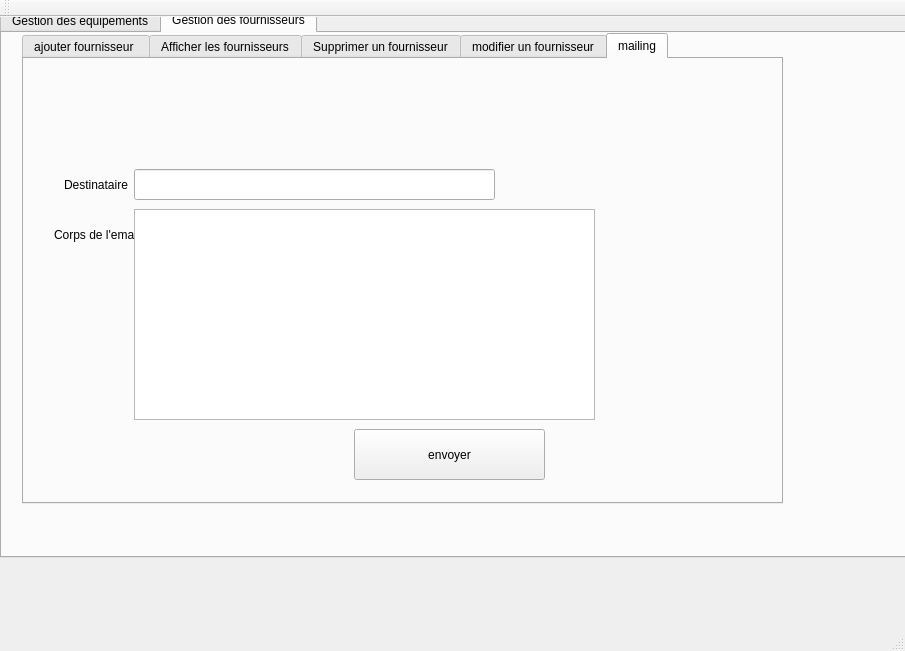
<?xml version="1.0" encoding="UTF-8"?>
<ui version="4.0">
 <class>MainWindow</class>
 <widget class="QMainWindow" name="MainWindow">
  <property name="geometry">
   <rect>
    <x>0</x>
    <y>0</y>
    <width>905</width>
    <height>651</height>
   </rect>
  </property>
  <property name="windowTitle">
   <string>EZdoc</string>
  </property>
  <property name="styleSheet">
   <string notr="true"/>
  </property>
  <widget class="QWidget" name="centralWidget">
   <widget class="QTabWidget" name="tabWidget_2">
    <property name="geometry">
     <rect>
      <x>0</x>
      <y>-10</y>
      <width>911</width>
      <height>551</height>
     </rect>
    </property>
    <property name="styleSheet">
     <string notr="true"/>
    </property>
    <property name="currentIndex">
     <number>1</number>
    </property>
    <widget class="QWidget" name="tab_4">
     <attribute name="title">
      <string>Gestion des equipements</string>
     </attribute>
     <widget class="QTabWidget" name="tabWidget">
      <property name="geometry">
       <rect>
        <x>0</x>
        <y>0</y>
        <width>911</width>
        <height>471</height>
       </rect>
      </property>
      <property name="styleSheet">
       <string notr="true"/>
      </property>
      <property name="currentIndex">
       <number>0</number>
      </property>
      <widget class="QWidget" name="tab">
       <attribute name="title">
        <string>Ajouter un equipement</string>
       </attribute>
       <widget class="QLabel" name="label">
        <property name="geometry">
         <rect>
          <x>20</x>
          <y>10</y>
          <width>191</width>
          <height>71</height>
         </rect>
        </property>
        <property name="font">
         <font>
          <pointsize>14</pointsize>
          <weight>75</weight>
          <bold>true</bold>
          <underline>true</underline>
         </font>
        </property>
        <property name="text">
         <string>&lt;html&gt;&lt;head/&gt;&lt;body&gt;&lt;p align=&quot;center&quot;&gt;&lt;span style=&quot; color:#0d0d0d;&quot;&gt;REFERENCE :&lt;/span&gt;&lt;/p&gt;&lt;/body&gt;&lt;/html&gt;</string>
        </property>
       </widget>
       <widget class="QLabel" name="label_2">
        <property name="geometry">
         <rect>
          <x>20</x>
          <y>90</y>
          <width>191</width>
          <height>71</height>
         </rect>
        </property>
        <property name="font">
         <font>
          <pointsize>14</pointsize>
          <weight>75</weight>
          <bold>true</bold>
          <underline>true</underline>
         </font>
        </property>
        <property name="text">
         <string>&lt;html&gt;&lt;head/&gt;&lt;body&gt;&lt;p align=&quot;center&quot;&gt;&lt;span style=&quot; color:#141414;&quot;&gt;NOM :&lt;/span&gt;&lt;/p&gt;&lt;/body&gt;&lt;/html&gt;</string>
        </property>
       </widget>
       <widget class="QLabel" name="label_3">
        <property name="geometry">
         <rect>
          <x>10</x>
          <y>170</y>
          <width>201</width>
          <height>71</height>
         </rect>
        </property>
        <property name="font">
         <font>
          <pointsize>14</pointsize>
          <weight>75</weight>
          <bold>true</bold>
          <underline>true</underline>
         </font>
        </property>
        <property name="text">
         <string>&lt;html&gt;&lt;head/&gt;&lt;body&gt;&lt;p align=&quot;center&quot;&gt;&lt;span style=&quot; color:#151515;&quot;&gt;TYPE :&lt;/span&gt;&lt;/p&gt;&lt;/body&gt;&lt;/html&gt;</string>
        </property>
       </widget>
       <widget class="QLineEdit" name="lineEdit_1">
        <property name="geometry">
         <rect>
          <x>270</x>
          <y>30</y>
          <width>251</width>
          <height>41</height>
         </rect>
        </property>
       </widget>
       <widget class="QLineEdit" name="lineEdit_2">
        <property name="geometry">
         <rect>
          <x>270</x>
          <y>109</y>
          <width>251</width>
          <height>41</height>
         </rect>
        </property>
       </widget>
       <widget class="QLineEdit" name="lineEdit_3">
        <property name="geometry">
         <rect>
          <x>272</x>
          <y>189</y>
          <width>251</width>
          <height>41</height>
         </rect>
        </property>
       </widget>
       <widget class="QPushButton" name="pb_ajouter">
        <property name="geometry">
         <rect>
          <x>590</x>
          <y>360</y>
          <width>171</width>
          <height>71</height>
         </rect>
        </property>
        <property name="font">
         <font/>
        </property>
        <property name="text">
         <string>Ajouter</string>
        </property>
       </widget>
       <widget class="QLabel" name="label_5">
        <property name="geometry">
         <rect>
          <x>20</x>
          <y>240</y>
          <width>191</width>
          <height>121</height>
         </rect>
        </property>
        <property name="text">
         <string>&lt;html&gt;&lt;head/&gt;&lt;body&gt;&lt;p align=&quot;center&quot;&gt;&lt;span style=&quot; font-size:14pt; font-weight:600; text-decoration: underline; color:#1b1b1b;&quot;&gt;ID_FOURNISSEUR :&lt;/span&gt;&lt;/p&gt;&lt;/body&gt;&lt;/html&gt;</string>
        </property>
       </widget>
       <widget class="QComboBox" name="id_combobox">
        <property name="geometry">
         <rect>
          <x>270</x>
          <y>280</y>
          <width>261</width>
          <height>41</height>
         </rect>
        </property>
       </widget>
       <widget class="QLabel" name="label_17">
        <property name="geometry">
         <rect>
          <x>20</x>
          <y>340</y>
          <width>201</width>
          <height>121</height>
         </rect>
        </property>
        <property name="text">
         <string>&lt;html&gt;&lt;head/&gt;&lt;body&gt;&lt;p align=&quot;center&quot;&gt;&lt;span style=&quot; font-size:14pt; font-weight:600; text-decoration: underline; color:#151515;&quot;&gt;PAYS :&lt;/span&gt;&lt;/p&gt;&lt;/body&gt;&lt;/html&gt;</string>
        </property>
       </widget>
       <widget class="QRadioButton" name="radioButton">
        <property name="geometry">
         <rect>
          <x>290</x>
          <y>370</y>
          <width>82</width>
          <height>17</height>
         </rect>
        </property>
        <property name="text">
         <string>Tunis</string>
        </property>
       </widget>
       <widget class="QRadioButton" name="radioButton_2">
        <property name="geometry">
         <rect>
          <x>440</x>
          <y>370</y>
          <width>82</width>
          <height>17</height>
         </rect>
        </property>
        <property name="text">
         <string>Importé</string>
        </property>
       </widget>
       <widget class="QLabel" name="label_27">
        <property name="geometry">
         <rect>
          <x>-250</x>
          <y>-130</y>
          <width>1361</width>
          <height>751</height>
         </rect>
        </property>
        <property name="text">
         <string>TextLabel</string>
        </property>
       </widget>
       <widget class="QSlider" name="verticalSlider">
        <property name="geometry">
         <rect>
          <x>610</x>
          <y>140</y>
          <width>22</width>
          <height>160</height>
         </rect>
        </property>
        <property name="orientation">
         <enum>Qt::Vertical</enum>
        </property>
       </widget>
       <widget class="QPushButton" name="pushButton_4">
        <property name="geometry">
         <rect>
          <x>650</x>
          <y>290</y>
          <width>75</width>
          <height>23</height>
         </rect>
        </property>
        <property name="text">
         <string>play</string>
        </property>
       </widget>
       <widget class="QPushButton" name="pushButton_5">
        <property name="geometry">
         <rect>
          <x>730</x>
          <y>290</y>
          <width>75</width>
          <height>23</height>
         </rect>
        </property>
        <property name="text">
         <string>pause</string>
        </property>
       </widget>
       <zorder>label_27</zorder>
       <zorder>label_2</zorder>
       <zorder>label_3</zorder>
       <zorder>lineEdit_1</zorder>
       <zorder>lineEdit_2</zorder>
       <zorder>lineEdit_3</zorder>
       <zorder>pb_ajouter</zorder>
       <zorder>label_5</zorder>
       <zorder>id_combobox</zorder>
       <zorder>label</zorder>
       <zorder>label_17</zorder>
       <zorder>radioButton</zorder>
       <zorder>radioButton_2</zorder>
       <zorder>verticalSlider</zorder>
       <zorder>pushButton_4</zorder>
       <zorder>pushButton_5</zorder>
      </widget>
      <widget class="QWidget" name="tab_2">
       <attribute name="title">
        <string>Afficher les equipements</string>
       </attribute>
       <widget class="QTableView" name="tabetudiant">
        <property name="geometry">
         <rect>
          <x>20</x>
          <y>50</y>
          <width>691</width>
          <height>341</height>
         </rect>
        </property>
       </widget>
       <widget class="QLineEdit" name="lineEdit_16">
        <property name="geometry">
         <rect>
          <x>20</x>
          <y>10</y>
          <width>121</width>
          <height>31</height>
         </rect>
        </property>
        <property name="text">
         <string/>
        </property>
       </widget>
       <widget class="QCheckBox" name="checkBox">
        <property name="geometry">
         <rect>
          <x>150</x>
          <y>10</y>
          <width>441</width>
          <height>31</height>
         </rect>
        </property>
        <property name="minimumSize">
         <size>
          <width>161</width>
          <height>17</height>
         </size>
        </property>
        <property name="font">
         <font>
          <pointsize>20</pointsize>
          <weight>75</weight>
          <bold>true</bold>
          <underline>true</underline>
         </font>
        </property>
        <property name="autoFillBackground">
         <bool>false</bool>
        </property>
        <property name="styleSheet">
         <string notr="true"/>
        </property>
        <property name="text">
         <string>tri croissant ou décroissant</string>
        </property>
       </widget>
       <widget class="QPushButton" name="pushButton_3">
        <property name="geometry">
         <rect>
          <x>630</x>
          <y>20</y>
          <width>75</width>
          <height>23</height>
         </rect>
        </property>
        <property name="text">
         <string>STAT</string>
        </property>
       </widget>
       <widget class="QLabel" name="label_28">
        <property name="geometry">
         <rect>
          <x>-250</x>
          <y>-110</y>
          <width>1361</width>
          <height>731</height>
         </rect>
        </property>
        <property name="text">
         <string>TextLabel</string>
        </property>
       </widget>
       <zorder>label_28</zorder>
       <zorder>tabetudiant</zorder>
       <zorder>lineEdit_16</zorder>
       <zorder>checkBox</zorder>
       <zorder>pushButton_3</zorder>
      </widget>
      <widget class="QWidget" name="tab_3">
       <attribute name="title">
        <string>Supprimer un equipement</string>
       </attribute>
       <widget class="QLabel" name="label_4">
        <property name="geometry">
         <rect>
          <x>20</x>
          <y>30</y>
          <width>141</width>
          <height>61</height>
         </rect>
        </property>
        <property name="font">
         <font>
          <pointsize>16</pointsize>
          <weight>75</weight>
          <bold>true</bold>
          <underline>true</underline>
         </font>
        </property>
        <property name="text">
         <string>&lt;html&gt;&lt;head/&gt;&lt;body&gt;&lt;p align=&quot;center&quot;&gt;&lt;span style=&quot; color:#191919;&quot;&gt;reference :&lt;/span&gt;&lt;/p&gt;&lt;/body&gt;&lt;/html&gt;</string>
        </property>
       </widget>
       <widget class="QPushButton" name="pb_supprimer">
        <property name="geometry">
         <rect>
          <x>240</x>
          <y>150</y>
          <width>171</width>
          <height>61</height>
         </rect>
        </property>
        <property name="text">
         <string>Supprimer</string>
        </property>
       </widget>
       <widget class="QComboBox" name="comboBox_3">
        <property name="geometry">
         <rect>
          <x>180</x>
          <y>50</y>
          <width>201</width>
          <height>31</height>
         </rect>
        </property>
       </widget>
       <widget class="QLineEdit" name="sup_ref">
        <property name="enabled">
         <bool>false</bool>
        </property>
        <property name="geometry">
         <rect>
          <x>430</x>
          <y>50</y>
          <width>71</width>
          <height>20</height>
         </rect>
        </property>
       </widget>
       <widget class="QLabel" name="label_29">
        <property name="geometry">
         <rect>
          <x>-250</x>
          <y>-140</y>
          <width>1361</width>
          <height>761</height>
         </rect>
        </property>
        <property name="text">
         <string>TextLabel</string>
        </property>
       </widget>
       <zorder>label_29</zorder>
       <zorder>label_4</zorder>
       <zorder>pb_supprimer</zorder>
       <zorder>comboBox_3</zorder>
       <zorder>sup_ref</zorder>
      </widget>
      <widget class="QWidget" name="tab_9">
       <attribute name="title">
        <string>modifier un equipement</string>
       </attribute>
       <widget class="QLabel" name="label_11">
        <property name="geometry">
         <rect>
          <x>30</x>
          <y>40</y>
          <width>141</width>
          <height>51</height>
         </rect>
        </property>
        <property name="font">
         <font>
          <pointsize>14</pointsize>
          <weight>75</weight>
          <bold>true</bold>
          <underline>true</underline>
         </font>
        </property>
        <property name="styleSheet">
         <string notr="true"/>
        </property>
        <property name="text">
         <string>&lt;html&gt;&lt;head/&gt;&lt;body&gt;&lt;p&gt;&lt;span style=&quot; color:#0f0f0f;&quot;&gt;Reference :&lt;/span&gt;&lt;/p&gt;&lt;/body&gt;&lt;/html&gt;</string>
        </property>
       </widget>
       <widget class="QLabel" name="label_12">
        <property name="geometry">
         <rect>
          <x>30</x>
          <y>250</y>
          <width>151</width>
          <height>51</height>
         </rect>
        </property>
        <property name="font">
         <font>
          <pointsize>14</pointsize>
          <weight>75</weight>
          <bold>true</bold>
          <underline>true</underline>
         </font>
        </property>
        <property name="text">
         <string>&lt;html&gt;&lt;head/&gt;&lt;body&gt;&lt;p&gt;&lt;span style=&quot; color:#0f0f0f;&quot;&gt;ID_fournisseur :&lt;/span&gt;&lt;/p&gt;&lt;/body&gt;&lt;/html&gt;</string>
        </property>
       </widget>
       <widget class="QLineEdit" name="lineEdit_9">
        <property name="geometry">
         <rect>
          <x>260</x>
          <y>190</y>
          <width>191</width>
          <height>31</height>
         </rect>
        </property>
       </widget>
       <widget class="QLabel" name="label_13">
        <property name="geometry">
         <rect>
          <x>70</x>
          <y>110</y>
          <width>131</width>
          <height>51</height>
         </rect>
        </property>
        <property name="font">
         <font>
          <pointsize>14</pointsize>
          <weight>75</weight>
          <bold>true</bold>
          <underline>true</underline>
         </font>
        </property>
        <property name="text">
         <string>&lt;html&gt;&lt;head/&gt;&lt;body&gt;&lt;p&gt;&lt;span style=&quot; color:#121212;&quot;&gt;Nom :&lt;/span&gt;&lt;/p&gt;&lt;/body&gt;&lt;/html&gt;</string>
        </property>
       </widget>
       <widget class="QLineEdit" name="lineEdit_10">
        <property name="geometry">
         <rect>
          <x>260</x>
          <y>120</y>
          <width>191</width>
          <height>31</height>
         </rect>
        </property>
       </widget>
       <widget class="QLabel" name="label_14">
        <property name="geometry">
         <rect>
          <x>70</x>
          <y>170</y>
          <width>131</width>
          <height>81</height>
         </rect>
        </property>
        <property name="font">
         <font>
          <pointsize>14</pointsize>
          <weight>75</weight>
          <bold>true</bold>
          <underline>true</underline>
         </font>
        </property>
        <property name="text">
         <string>&lt;html&gt;&lt;head/&gt;&lt;body&gt;&lt;p&gt;&lt;span style=&quot; color:#1b1b1b;&quot;&gt;Type :&lt;/span&gt;&lt;/p&gt;&lt;/body&gt;&lt;/html&gt;</string>
        </property>
       </widget>
       <widget class="QPushButton" name="pushButton">
        <property name="geometry">
         <rect>
          <x>520</x>
          <y>320</y>
          <width>131</width>
          <height>51</height>
         </rect>
        </property>
        <property name="font">
         <font/>
        </property>
        <property name="text">
         <string> modifier</string>
        </property>
       </widget>
       <widget class="QComboBox" name="comboBox_2">
        <property name="geometry">
         <rect>
          <x>260</x>
          <y>50</y>
          <width>191</width>
          <height>31</height>
         </rect>
        </property>
       </widget>
       <widget class="QComboBox" name="combo_id">
        <property name="geometry">
         <rect>
          <x>260</x>
          <y>261</y>
          <width>191</width>
          <height>31</height>
         </rect>
        </property>
       </widget>
       <widget class="QLabel" name="label_25">
        <property name="geometry">
         <rect>
          <x>-60</x>
          <y>-30</y>
          <width>1361</width>
          <height>721</height>
         </rect>
        </property>
        <property name="text">
         <string>TextLabel</string>
        </property>
       </widget>
       <widget class="QLabel" name="label_26">
        <property name="geometry">
         <rect>
          <x>0</x>
          <y>300</y>
          <width>201</width>
          <height>71</height>
         </rect>
        </property>
        <property name="text">
         <string>&lt;html&gt;&lt;head/&gt;&lt;body&gt;&lt;p align=&quot;center&quot;&gt;&lt;span style=&quot; font-size:14pt; font-weight:600; text-decoration: underline; color:#121212;&quot;&gt;PAYS :&lt;/span&gt;&lt;/p&gt;&lt;/body&gt;&lt;/html&gt;</string>
        </property>
       </widget>
       <widget class="QRadioButton" name="radioButton_3">
        <property name="geometry">
         <rect>
          <x>240</x>
          <y>340</y>
          <width>82</width>
          <height>17</height>
         </rect>
        </property>
        <property name="text">
         <string>Tunis</string>
        </property>
       </widget>
       <widget class="QRadioButton" name="radioButton_4">
        <property name="geometry">
         <rect>
          <x>380</x>
          <y>340</y>
          <width>82</width>
          <height>17</height>
         </rect>
        </property>
        <property name="text">
         <string>Importé</string>
        </property>
       </widget>
       <zorder>label_25</zorder>
       <zorder>label_12</zorder>
       <zorder>lineEdit_9</zorder>
       <zorder>label_13</zorder>
       <zorder>lineEdit_10</zorder>
       <zorder>label_14</zorder>
       <zorder>pushButton</zorder>
       <zorder>comboBox_2</zorder>
       <zorder>combo_id</zorder>
       <zorder>label_11</zorder>
       <zorder>label_26</zorder>
       <zorder>radioButton_3</zorder>
       <zorder>radioButton_4</zorder>
      </widget>
      <widget class="QWidget" name="tab_19">
       <attribute name="title">
        <string>envoyer des  mails</string>
       </attribute>
       <widget class="QWidget" name="layoutWidget">
        <property name="geometry">
         <rect>
          <x>250</x>
          <y>370</y>
          <width>164</width>
          <height>25</height>
         </rect>
        </property>
        <layout class="QHBoxLayout" name="horizontalLayout">
         <item>
          <spacer name="horizontalSpacer">
           <property name="orientation">
            <enum>Qt::Horizontal</enum>
           </property>
           <property name="sizeHint" stdset="0">
            <size>
             <width>40</width>
             <height>20</height>
            </size>
           </property>
          </spacer>
         </item>
         <item>
          <widget class="QPushButton" name="sendBtn">
           <property name="text">
            <string>Send</string>
           </property>
          </widget>
         </item>
         <item>
          <widget class="QPushButton" name="exitBtn">
           <property name="text">
            <string>Exit</string>
           </property>
          </widget>
         </item>
        </layout>
       </widget>
       <widget class="QWidget" name="layoutWidget_2">
        <property name="geometry">
         <rect>
          <x>50</x>
          <y>0</y>
          <width>591</width>
          <height>368</height>
         </rect>
        </property>
        <layout class="QFormLayout" name="formLayout">
         <property name="fieldGrowthPolicy">
          <enum>QFormLayout::ExpandingFieldsGrow</enum>
         </property>
         <property name="rowWrapPolicy">
          <enum>QFormLayout::WrapLongRows</enum>
         </property>
         <property name="verticalSpacing">
          <number>9</number>
         </property>
         <item row="0" column="0">
          <widget class="QLabel" name="label_42">
           <property name="text">
            <string>Smtp-server:</string>
           </property>
          </widget>
         </item>
         <item row="0" column="1">
          <widget class="QLineEdit" name="server">
           <property name="text">
            <string>smtp.gmail.com</string>
           </property>
          </widget>
         </item>
         <item row="1" column="0">
          <widget class="QLabel" name="label_43">
           <property name="text">
            <string>Server port:</string>
           </property>
          </widget>
         </item>
         <item row="1" column="1">
          <widget class="QLineEdit" name="port">
           <property name="text">
            <string>465</string>
           </property>
          </widget>
         </item>
         <item row="2" column="0">
          <widget class="QLabel" name="label_44">
           <property name="text">
            <string>Username:</string>
           </property>
          </widget>
         </item>
         <item row="2" column="1">
          <widget class="QLineEdit" name="uname"/>
         </item>
         <item row="3" column="0">
          <widget class="QLabel" name="label_45">
           <property name="text">
            <string>Password:</string>
           </property>
          </widget>
         </item>
         <item row="3" column="1">
          <widget class="QLineEdit" name="paswd">
           <property name="inputMask">
            <string/>
           </property>
           <property name="echoMode">
            <enum>QLineEdit::Password</enum>
           </property>
          </widget>
         </item>
         <item row="4" column="0">
          <widget class="QLabel" name="label_46">
           <property name="text">
            <string>Recipant to:</string>
           </property>
          </widget>
         </item>
         <item row="4" column="1">
          <widget class="QLineEdit" name="rcpt"/>
         </item>
         <item row="5" column="0">
          <widget class="QLabel" name="label_47">
           <property name="text">
            <string>Subject:</string>
           </property>
          </widget>
         </item>
         <item row="5" column="1">
          <widget class="QLineEdit" name="subject"/>
         </item>
         <item row="6" column="0">
          <widget class="QLabel" name="label_48">
           <property name="text">
            <string>Message:</string>
           </property>
          </widget>
         </item>
         <item row="6" column="1">
          <widget class="QPlainTextEdit" name="msg"/>
         </item>
        </layout>
       </widget>
       <widget class="QLabel" name="label_24">
        <property name="geometry">
         <rect>
          <x>-170</x>
          <y>-120</y>
          <width>921</width>
          <height>661</height>
         </rect>
        </property>
        <property name="text">
         <string>TextLabel</string>
        </property>
       </widget>
       <zorder>label_24</zorder>
       <zorder>layoutWidget</zorder>
       <zorder>layoutWidget_2</zorder>
      </widget>
     </widget>
    </widget>
    <widget class="QWidget" name="tab_5">
     <attribute name="title">
      <string>Gestion des fournisseurs</string>
     </attribute>
     <widget class="QTabWidget" name="tabWidget_3">
      <property name="geometry">
       <rect>
        <x>20</x>
        <y>0</y>
        <width>761</width>
        <height>471</height>
       </rect>
      </property>
      <property name="styleSheet">
       <string notr="true"/>
      </property>
      <property name="currentIndex">
       <number>4</number>
      </property>
      <widget class="QWidget" name="tab_6">
       <attribute name="title">
        <string>ajouter fournisseur </string>
       </attribute>
       <widget class="QLabel" name="label_6">
        <property name="geometry">
         <rect>
          <x>20</x>
          <y>60</y>
          <width>231</width>
          <height>41</height>
         </rect>
        </property>
        <property name="text">
         <string>&lt;html&gt;&lt;head/&gt;&lt;body&gt;&lt;p align=&quot;center&quot;&gt;&lt;span style=&quot; font-size:14pt; font-weight:600; font-style:italic; text-decoration: underline; color:#00aaff;&quot;&gt;ID_fournisseur :&lt;/span&gt;&lt;/p&gt;&lt;/body&gt;&lt;/html&gt;</string>
        </property>
       </widget>
       <widget class="QLabel" name="label_7">
        <property name="geometry">
         <rect>
          <x>10</x>
          <y>100</y>
          <width>241</width>
          <height>51</height>
         </rect>
        </property>
        <property name="text">
         <string>&lt;html&gt;&lt;head/&gt;&lt;body&gt;&lt;p align=&quot;center&quot;&gt;&lt;span style=&quot; font-size:14pt; font-weight:600; font-style:italic; text-decoration: underline; color:#00aaff;&quot;&gt;Nom :&lt;/span&gt;&lt;/p&gt;&lt;/body&gt;&lt;/html&gt;</string>
        </property>
       </widget>
       <widget class="QLabel" name="label_8">
        <property name="geometry">
         <rect>
          <x>0</x>
          <y>140</y>
          <width>251</width>
          <height>61</height>
         </rect>
        </property>
        <property name="text">
         <string>&lt;html&gt;&lt;head/&gt;&lt;body&gt;&lt;p align=&quot;center&quot;&gt;&lt;span style=&quot; font-size:14pt; font-weight:600; font-style:italic; text-decoration: underline; color:#00aaff;&quot;&gt;Prenom :&lt;/span&gt;&lt;/p&gt;&lt;/body&gt;&lt;/html&gt;</string>
        </property>
       </widget>
       <widget class="QLineEdit" name="lineEdit_4">
        <property name="geometry">
         <rect>
          <x>280</x>
          <y>50</y>
          <width>211</width>
          <height>41</height>
         </rect>
        </property>
       </widget>
       <widget class="QLineEdit" name="lineEdit_5">
        <property name="geometry">
         <rect>
          <x>280</x>
          <y>100</y>
          <width>211</width>
          <height>41</height>
         </rect>
        </property>
       </widget>
       <widget class="QLineEdit" name="lineEdit_6">
        <property name="geometry">
         <rect>
          <x>280</x>
          <y>150</y>
          <width>211</width>
          <height>41</height>
         </rect>
        </property>
       </widget>
       <widget class="QPushButton" name="pb_ajouter_2">
        <property name="geometry">
         <rect>
          <x>404</x>
          <y>370</y>
          <width>151</width>
          <height>61</height>
         </rect>
        </property>
        <property name="text">
         <string>Ajouter</string>
        </property>
       </widget>
       <widget class="QLabel" name="label_9">
        <property name="geometry">
         <rect>
          <x>0</x>
          <y>210</y>
          <width>251</width>
          <height>31</height>
         </rect>
        </property>
        <property name="text">
         <string>&lt;html&gt;&lt;head/&gt;&lt;body&gt;&lt;p align=&quot;center&quot;&gt;&lt;span style=&quot; font-size:14pt; font-weight:600; font-style:italic; text-decoration: underline; color:#00aaff;&quot;&gt;Telephone :&lt;/span&gt;&lt;/p&gt;&lt;/body&gt;&lt;/html&gt;</string>
        </property>
       </widget>
       <widget class="QLabel" name="label_16">
        <property name="geometry">
         <rect>
          <x>0</x>
          <y>250</y>
          <width>251</width>
          <height>41</height>
         </rect>
        </property>
        <property name="text">
         <string>&lt;html&gt;&lt;head/&gt;&lt;body&gt;&lt;p align=&quot;center&quot;&gt;&lt;span style=&quot; font-size:14pt; font-weight:600; font-style:italic; text-decoration: underline; color:#00aaff;&quot;&gt;adresse :&lt;/span&gt;&lt;/p&gt;&lt;/body&gt;&lt;/html&gt;</string>
        </property>
       </widget>
       <widget class="QLabel" name="label_19">
        <property name="geometry">
         <rect>
          <x>0</x>
          <y>290</y>
          <width>251</width>
          <height>51</height>
         </rect>
        </property>
        <property name="text">
         <string>&lt;html&gt;&lt;head/&gt;&lt;body&gt;&lt;p align=&quot;center&quot;&gt;&lt;span style=&quot; font-size:14pt; font-weight:600; font-style:italic; text-decoration: underline; color:#00aaff;&quot;&gt;domaine :&lt;/span&gt;&lt;/p&gt;&lt;/body&gt;&lt;/html&gt;</string>
        </property>
       </widget>
       <widget class="QLineEdit" name="lineEdit_7">
        <property name="geometry">
         <rect>
          <x>280</x>
          <y>200</y>
          <width>211</width>
          <height>41</height>
         </rect>
        </property>
       </widget>
       <widget class="QLineEdit" name="lineEdit_8">
        <property name="geometry">
         <rect>
          <x>280</x>
          <y>249</y>
          <width>211</width>
          <height>41</height>
         </rect>
        </property>
       </widget>
       <widget class="QLineEdit" name="lineEdit_15">
        <property name="geometry">
         <rect>
          <x>280</x>
          <y>300</y>
          <width>211</width>
          <height>41</height>
         </rect>
        </property>
       </widget>
       <widget class="QLabel" name="label_30">
        <property name="geometry">
         <rect>
          <x>-270</x>
          <y>-90</y>
          <width>1151</width>
          <height>701</height>
         </rect>
        </property>
        <property name="text">
         <string>TextLabel</string>
        </property>
       </widget>
       <zorder>label_30</zorder>
       <zorder>label_6</zorder>
       <zorder>label_7</zorder>
       <zorder>label_8</zorder>
       <zorder>lineEdit_4</zorder>
       <zorder>lineEdit_5</zorder>
       <zorder>lineEdit_6</zorder>
       <zorder>pb_ajouter_2</zorder>
       <zorder>label_9</zorder>
       <zorder>label_16</zorder>
       <zorder>label_19</zorder>
       <zorder>lineEdit_7</zorder>
       <zorder>lineEdit_8</zorder>
       <zorder>lineEdit_15</zorder>
      </widget>
      <widget class="QWidget" name="tab_7">
       <attribute name="title">
        <string>Afficher les fournisseurs</string>
       </attribute>
       <widget class="QTableView" name="tabetudiant_2">
        <property name="geometry">
         <rect>
          <x>20</x>
          <y>80</y>
          <width>671</width>
          <height>301</height>
         </rect>
        </property>
       </widget>
       <widget class="QLineEdit" name="lineEdit_20">
        <property name="geometry">
         <rect>
          <x>40</x>
          <y>40</y>
          <width>113</width>
          <height>20</height>
         </rect>
        </property>
       </widget>
       <widget class="QLabel" name="label_31">
        <property name="geometry">
         <rect>
          <x>-270</x>
          <y>-150</y>
          <width>1351</width>
          <height>771</height>
         </rect>
        </property>
        <property name="text">
         <string>TextLabel</string>
        </property>
       </widget>
       <zorder>label_31</zorder>
       <zorder>tabetudiant_2</zorder>
       <zorder>lineEdit_20</zorder>
      </widget>
      <widget class="QWidget" name="tab_8">
       <attribute name="title">
        <string>Supprimer un fournisseur</string>
       </attribute>
       <widget class="QLabel" name="label_10">
        <property name="geometry">
         <rect>
          <x>20</x>
          <y>30</y>
          <width>171</width>
          <height>31</height>
         </rect>
        </property>
        <property name="text">
         <string>&lt;html&gt;&lt;head/&gt;&lt;body&gt;&lt;p align=&quot;center&quot;&gt;&lt;span style=&quot; font-size:16pt; font-weight:600; font-style:italic; text-decoration: underline; color:#00aaff;&quot;&gt;ID_fournisseur&lt;/span&gt;&lt;/p&gt;&lt;/body&gt;&lt;/html&gt;</string>
        </property>
       </widget>
       <widget class="QPushButton" name="pb_supprimer_2">
        <property name="geometry">
         <rect>
          <x>280</x>
          <y>100</y>
          <width>291</width>
          <height>81</height>
         </rect>
        </property>
        <property name="text">
         <string>Supprimer</string>
        </property>
       </widget>
       <widget class="QComboBox" name="comboBox_4">
        <property name="geometry">
         <rect>
          <x>210</x>
          <y>30</y>
          <width>121</width>
          <height>31</height>
         </rect>
        </property>
       </widget>
       <widget class="QLineEdit" name="lineEdit_12">
        <property name="enabled">
         <bool>false</bool>
        </property>
        <property name="geometry">
         <rect>
          <x>340</x>
          <y>40</y>
          <width>20</width>
          <height>20</height>
         </rect>
        </property>
       </widget>
       <widget class="QLabel" name="label_32">
        <property name="geometry">
         <rect>
          <x>-210</x>
          <y>-120</y>
          <width>1301</width>
          <height>741</height>
         </rect>
        </property>
        <property name="text">
         <string>TextLabel</string>
        </property>
       </widget>
       <zorder>label_32</zorder>
       <zorder>label_10</zorder>
       <zorder>pb_supprimer_2</zorder>
       <zorder>comboBox_4</zorder>
       <zorder>lineEdit_12</zorder>
      </widget>
      <widget class="QWidget" name="tab_10">
       <attribute name="title">
        <string>modifier un fournisseur</string>
       </attribute>
       <widget class="QLabel" name="label_15">
        <property name="geometry">
         <rect>
          <x>140</x>
          <y>50</y>
          <width>191</width>
          <height>41</height>
         </rect>
        </property>
        <property name="text">
         <string>&lt;html&gt;&lt;head/&gt;&lt;body&gt;&lt;p align=&quot;center&quot;&gt;&lt;span style=&quot; font-size:14pt; font-weight:600; font-style:italic; text-decoration: underline; color:#00aaff;&quot;&gt;ID :&lt;/span&gt;&lt;/p&gt;&lt;/body&gt;&lt;/html&gt;</string>
        </property>
       </widget>
       <widget class="QLineEdit" name="lineEdit_13">
        <property name="geometry">
         <rect>
          <x>332</x>
          <y>160</y>
          <width>221</width>
          <height>41</height>
         </rect>
        </property>
       </widget>
       <widget class="QLineEdit" name="lineEdit_14">
        <property name="geometry">
         <rect>
          <x>332</x>
          <y>109</y>
          <width>221</width>
          <height>41</height>
         </rect>
        </property>
       </widget>
       <widget class="QLabel" name="label_18">
        <property name="geometry">
         <rect>
          <x>140</x>
          <y>150</y>
          <width>191</width>
          <height>61</height>
         </rect>
        </property>
        <property name="text">
         <string>&lt;html&gt;&lt;head/&gt;&lt;body&gt;&lt;p align=&quot;center&quot;&gt;&lt;span style=&quot; font-size:16pt; font-weight:600; font-style:italic; text-decoration: underline; color:#00aaff;&quot;&gt;prenom :&lt;/span&gt;&lt;/p&gt;&lt;/body&gt;&lt;/html&gt;</string>
        </property>
       </widget>
       <widget class="QPushButton" name="pushButton_2">
        <property name="geometry">
         <rect>
          <x>480</x>
          <y>370</y>
          <width>181</width>
          <height>61</height>
         </rect>
        </property>
        <property name="text">
         <string>modifier</string>
        </property>
       </widget>
       <widget class="QLabel" name="label_20">
        <property name="geometry">
         <rect>
          <x>140</x>
          <y>100</y>
          <width>191</width>
          <height>41</height>
         </rect>
        </property>
        <property name="text">
         <string>&lt;html&gt;&lt;head/&gt;&lt;body&gt;&lt;p align=&quot;center&quot;&gt;&lt;span style=&quot; font-size:14pt; font-weight:600; font-style:italic; text-decoration: underline; color:#00aaff;&quot;&gt;Nom:&lt;/span&gt;&lt;/p&gt;&lt;/body&gt;&lt;/html&gt;</string>
        </property>
       </widget>
       <widget class="QLabel" name="label_21">
        <property name="geometry">
         <rect>
          <x>140</x>
          <y>220</y>
          <width>191</width>
          <height>41</height>
         </rect>
        </property>
        <property name="text">
         <string>&lt;html&gt;&lt;head/&gt;&lt;body&gt;&lt;p align=&quot;center&quot;&gt;&lt;span style=&quot; font-size:14pt; font-weight:600; font-style:italic; text-decoration: underline; color:#00aaff;&quot;&gt;adresse :&lt;/span&gt;&lt;/p&gt;&lt;p align=&quot;center&quot;&gt;&lt;br/&gt;&lt;/p&gt;&lt;/body&gt;&lt;/html&gt;</string>
        </property>
       </widget>
       <widget class="QLineEdit" name="lineEdit_17">
        <property name="geometry">
         <rect>
          <x>332</x>
          <y>209</y>
          <width>221</width>
          <height>41</height>
         </rect>
        </property>
       </widget>
       <widget class="QLabel" name="label_22">
        <property name="geometry">
         <rect>
          <x>140</x>
          <y>250</y>
          <width>191</width>
          <height>51</height>
         </rect>
        </property>
        <property name="text">
         <string>&lt;html&gt;&lt;head/&gt;&lt;body&gt;&lt;p align=&quot;center&quot;&gt;&lt;span style=&quot; font-size:14pt; font-weight:600; font-style:italic; text-decoration: underline; color:#00aaff;&quot;&gt;telephone :&lt;/span&gt;&lt;/p&gt;&lt;/body&gt;&lt;/html&gt;</string>
        </property>
       </widget>
       <widget class="QLineEdit" name="lineEdit_18">
        <property name="geometry">
         <rect>
          <x>330</x>
          <y>259</y>
          <width>221</width>
          <height>41</height>
         </rect>
        </property>
       </widget>
       <widget class="QLineEdit" name="lineEdit_19">
        <property name="geometry">
         <rect>
          <x>330</x>
          <y>310</y>
          <width>221</width>
          <height>41</height>
         </rect>
        </property>
       </widget>
       <widget class="QLabel" name="label_23">
        <property name="geometry">
         <rect>
          <x>140</x>
          <y>310</y>
          <width>181</width>
          <height>41</height>
         </rect>
        </property>
        <property name="text">
         <string>&lt;html&gt;&lt;head/&gt;&lt;body&gt;&lt;p align=&quot;center&quot;&gt;&lt;span style=&quot; font-size:16pt; font-weight:600; font-style:italic; text-decoration: underline; color:#00aaff;&quot;&gt;domaine :&lt;/span&gt;&lt;/p&gt;&lt;/body&gt;&lt;/html&gt;</string>
        </property>
       </widget>
       <widget class="QComboBox" name="comboBox">
        <property name="geometry">
         <rect>
          <x>330</x>
          <y>50</y>
          <width>221</width>
          <height>51</height>
         </rect>
        </property>
       </widget>
       <widget class="QLabel" name="label_33">
        <property name="geometry">
         <rect>
          <x>-170</x>
          <y>-100</y>
          <width>1261</width>
          <height>711</height>
         </rect>
        </property>
        <property name="text">
         <string>TextLabel</string>
        </property>
       </widget>
       <zorder>label_33</zorder>
       <zorder>label_15</zorder>
       <zorder>lineEdit_13</zorder>
       <zorder>lineEdit_14</zorder>
       <zorder>label_18</zorder>
       <zorder>pushButton_2</zorder>
       <zorder>label_20</zorder>
       <zorder>label_21</zorder>
       <zorder>lineEdit_17</zorder>
       <zorder>label_22</zorder>
       <zorder>lineEdit_18</zorder>
       <zorder>lineEdit_19</zorder>
       <zorder>label_23</zorder>
       <zorder>comboBox</zorder>
      </widget>
      <widget class="QWidget" name="tab_11">
       <attribute name="title">
        <string>mailing</string>
       </attribute>
       <widget class="QLineEdit" name="khra">
        <property name="geometry">
         <rect>
          <x>110</x>
          <y>110</y>
          <width>361</width>
          <height>31</height>
         </rect>
        </property>
       </widget>
       <widget class="QLabel" name="label_34">
        <property name="geometry">
         <rect>
          <x>30</x>
          <y>160</y>
          <width>111</width>
          <height>31</height>
         </rect>
        </property>
        <property name="text">
         <string>Corps de l'email</string>
        </property>
       </widget>
       <widget class="QTextEdit" name="cp">
        <property name="geometry">
         <rect>
          <x>110</x>
          <y>150</y>
          <width>461</width>
          <height>211</height>
         </rect>
        </property>
        <property name="html">
         <string>&lt;!DOCTYPE HTML PUBLIC &quot;-//W3C//DTD HTML 4.0//EN&quot; &quot;http://www.w3.org/TR/REC-html40/strict.dtd&quot;&gt;
&lt;html&gt;&lt;head&gt;&lt;meta name=&quot;qrichtext&quot; content=&quot;1&quot; /&gt;&lt;style type=&quot;text/css&quot;&gt;
p, li { white-space: pre-wrap; }
&lt;/style&gt;&lt;/head&gt;&lt;body style=&quot; font-family:'MS Shell Dlg 2'; font-size:8.25pt; font-weight:400; font-style:normal;&quot;&gt;
&lt;p style=&quot;-qt-paragraph-type:empty; margin-top:0px; margin-bottom:0px; margin-left:0px; margin-right:0px; -qt-block-indent:0; text-indent:0px; font-family:'MS Shell Dlg 2'; font-size:7.8pt;&quot;&gt;&lt;br /&gt;&lt;/p&gt;&lt;/body&gt;&lt;/html&gt;</string>
        </property>
       </widget>
       <widget class="QLabel" name="label_35">
        <property name="geometry">
         <rect>
          <x>40</x>
          <y>110</y>
          <width>111</width>
          <height>31</height>
         </rect>
        </property>
        <property name="text">
         <string>Destinataire</string>
        </property>
       </widget>
       <widget class="QPushButton" name="envoyer_email_bott">
        <property name="geometry">
         <rect>
          <x>330</x>
          <y>370</y>
          <width>191</width>
          <height>51</height>
         </rect>
        </property>
        <property name="minimumSize">
         <size>
          <width>191</width>
          <height>51</height>
         </size>
        </property>
        <property name="maximumSize">
         <size>
          <width>191</width>
          <height>51</height>
         </size>
        </property>
        <property name="text">
         <string>envoyer</string>
        </property>
       </widget>
      </widget>
     </widget>
    </widget>
   </widget>
  </widget>
  <widget class="QMenuBar" name="menuBar">
   <property name="geometry">
    <rect>
     <x>0</x>
     <y>0</y>
     <width>905</width>
     <height>21</height>
    </rect>
   </property>
  </widget>
  <widget class="QToolBar" name="mainToolBar">
   <attribute name="toolBarArea">
    <enum>TopToolBarArea</enum>
   </attribute>
   <attribute name="toolBarBreak">
    <bool>false</bool>
   </attribute>
  </widget>
  <widget class="QStatusBar" name="statusBar"/>
 </widget>
 <layoutdefault spacing="6" margin="11"/>
 <resources/>
 <connections/>
</ui>
